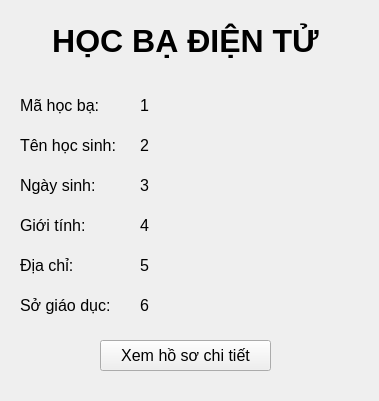
<?xml version="1.0" encoding="UTF-8"?>
<ui version="4.0">
 <class>hosoResultWidget</class>
 <widget class="QWidget" name="hosoResultWidget">
  <property name="geometry">
   <rect>
    <x>0</x>
    <y>0</y>
    <width>379</width>
    <height>401</height>
   </rect>
  </property>
  <property name="windowTitle">
   <string>Hồ sơ học bạ điện tử</string>
  </property>
  <widget class="QLabel" name="label">
   <property name="geometry">
    <rect>
     <x>0</x>
     <y>20</y>
     <width>371</width>
     <height>41</height>
    </rect>
   </property>
   <property name="font">
    <font>
     <pointsize>24</pointsize>
     <weight>75</weight>
     <bold>true</bold>
    </font>
   </property>
   <property name="text">
    <string>HỌC BẠ ĐIỆN TỬ</string>
   </property>
   <property name="alignment">
    <set>Qt::AlignCenter</set>
   </property>
  </widget>
  <widget class="QLabel" name="label_2">
   <property name="geometry">
    <rect>
     <x>20</x>
     <y>90</y>
     <width>91</width>
     <height>31</height>
    </rect>
   </property>
   <property name="font">
    <font>
     <pointsize>12</pointsize>
    </font>
   </property>
   <property name="text">
    <string>Mã học bạ:</string>
   </property>
  </widget>
  <widget class="QLabel" name="label_3">
   <property name="geometry">
    <rect>
     <x>20</x>
     <y>130</y>
     <width>101</width>
     <height>31</height>
    </rect>
   </property>
   <property name="font">
    <font>
     <pointsize>12</pointsize>
    </font>
   </property>
   <property name="text">
    <string>Tên học sinh: </string>
   </property>
  </widget>
  <widget class="QLabel" name="label_4">
   <property name="geometry">
    <rect>
     <x>20</x>
     <y>170</y>
     <width>91</width>
     <height>31</height>
    </rect>
   </property>
   <property name="font">
    <font>
     <pointsize>12</pointsize>
    </font>
   </property>
   <property name="text">
    <string>Ngày sinh: </string>
   </property>
  </widget>
  <widget class="QLabel" name="label_5">
   <property name="geometry">
    <rect>
     <x>20</x>
     <y>210</y>
     <width>91</width>
     <height>31</height>
    </rect>
   </property>
   <property name="font">
    <font>
     <pointsize>12</pointsize>
    </font>
   </property>
   <property name="text">
    <string>Giới tính: </string>
   </property>
  </widget>
  <widget class="QLabel" name="label_6">
   <property name="geometry">
    <rect>
     <x>20</x>
     <y>250</y>
     <width>91</width>
     <height>31</height>
    </rect>
   </property>
   <property name="font">
    <font>
     <pointsize>12</pointsize>
    </font>
   </property>
   <property name="text">
    <string>Địa chỉ: </string>
   </property>
  </widget>
  <widget class="QLabel" name="label_7">
   <property name="geometry">
    <rect>
     <x>20</x>
     <y>290</y>
     <width>91</width>
     <height>31</height>
    </rect>
   </property>
   <property name="font">
    <font>
     <pointsize>12</pointsize>
    </font>
   </property>
   <property name="text">
    <string>Sở giáo dục: </string>
   </property>
  </widget>
  <widget class="QLabel" name="MahocbaLabel">
   <property name="geometry">
    <rect>
     <x>140</x>
     <y>90</y>
     <width>200</width>
     <height>31</height>
    </rect>
   </property>
   <property name="font">
    <font>
     <pointsize>12</pointsize>
    </font>
   </property>
   <property name="text">
    <string>1</string>
   </property>
  </widget>
  <widget class="QLabel" name="TenhocsinhLabel">
   <property name="geometry">
    <rect>
     <x>140</x>
     <y>130</y>
     <width>200</width>
     <height>31</height>
    </rect>
   </property>
   <property name="font">
    <font>
     <pointsize>12</pointsize>
    </font>
   </property>
   <property name="text">
    <string>2</string>
   </property>
  </widget>
  <widget class="QLabel" name="NgaysinhLabel">
   <property name="geometry">
    <rect>
     <x>140</x>
     <y>170</y>
     <width>200</width>
     <height>31</height>
    </rect>
   </property>
   <property name="font">
    <font>
     <pointsize>12</pointsize>
    </font>
   </property>
   <property name="text">
    <string>3</string>
   </property>
  </widget>
  <widget class="QLabel" name="GioitinhLabel">
   <property name="geometry">
    <rect>
     <x>140</x>
     <y>210</y>
     <width>200</width>
     <height>31</height>
    </rect>
   </property>
   <property name="font">
    <font>
     <pointsize>12</pointsize>
    </font>
   </property>
   <property name="text">
    <string>4</string>
   </property>
  </widget>
  <widget class="QLabel" name="DiachiLabel">
   <property name="geometry">
    <rect>
     <x>140</x>
     <y>250</y>
     <width>200</width>
     <height>31</height>
    </rect>
   </property>
   <property name="font">
    <font>
     <pointsize>12</pointsize>
    </font>
   </property>
   <property name="text">
    <string>5</string>
   </property>
  </widget>
  <widget class="QLabel" name="SogiaoducLabel">
   <property name="geometry">
    <rect>
     <x>140</x>
     <y>290</y>
     <width>200</width>
     <height>31</height>
    </rect>
   </property>
   <property name="font">
    <font>
     <pointsize>12</pointsize>
    </font>
   </property>
   <property name="text">
    <string>6</string>
   </property>
  </widget>
  <widget class="QPushButton" name="XemhosochitietButton">
   <property name="geometry">
    <rect>
     <x>100</x>
     <y>340</y>
     <width>171</width>
     <height>31</height>
    </rect>
   </property>
   <property name="font">
    <font>
     <pointsize>12</pointsize>
    </font>
   </property>
   <property name="autoFillBackground">
    <bool>false</bool>
   </property>
   <property name="text">
    <string>Xem hồ sơ chi tiết</string>
   </property>
  </widget>
 </widget>
 <resources/>
 <connections/>
</ui>
